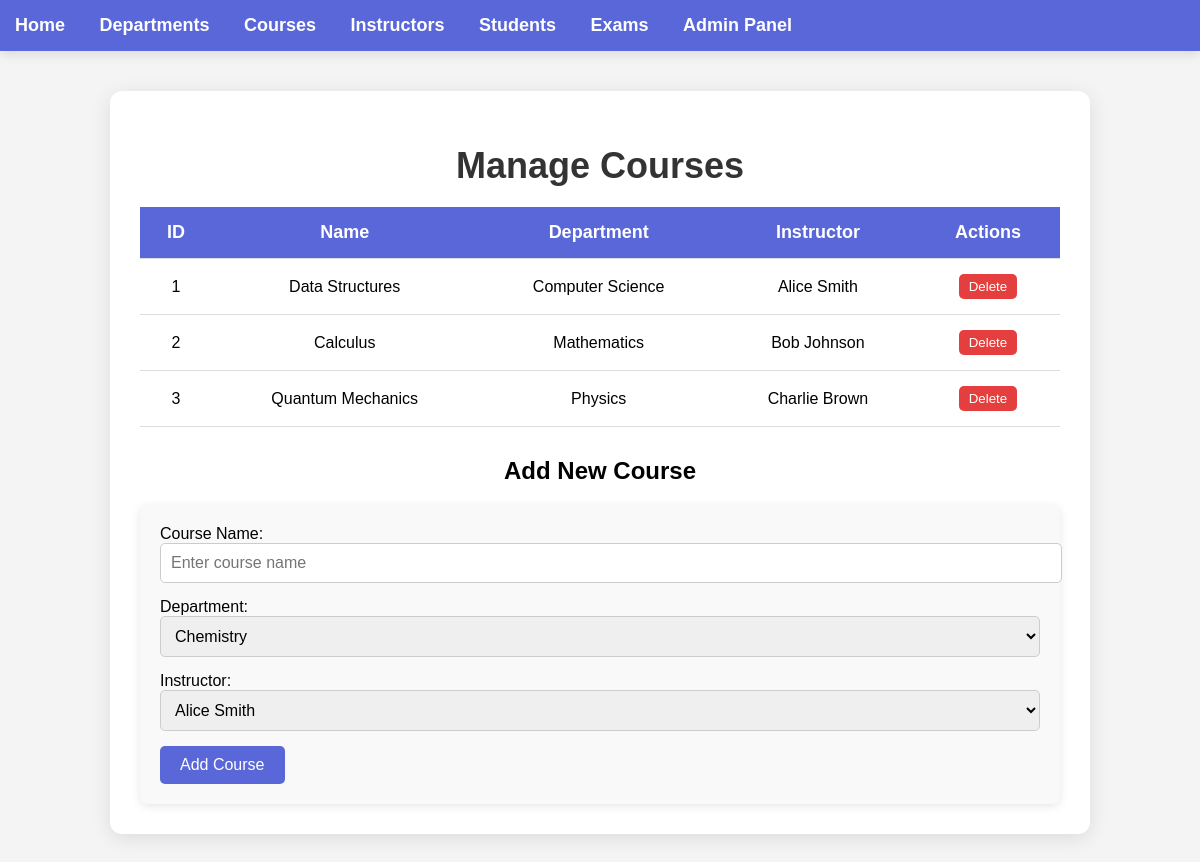
The app's page /admin/manage_courses, older data.
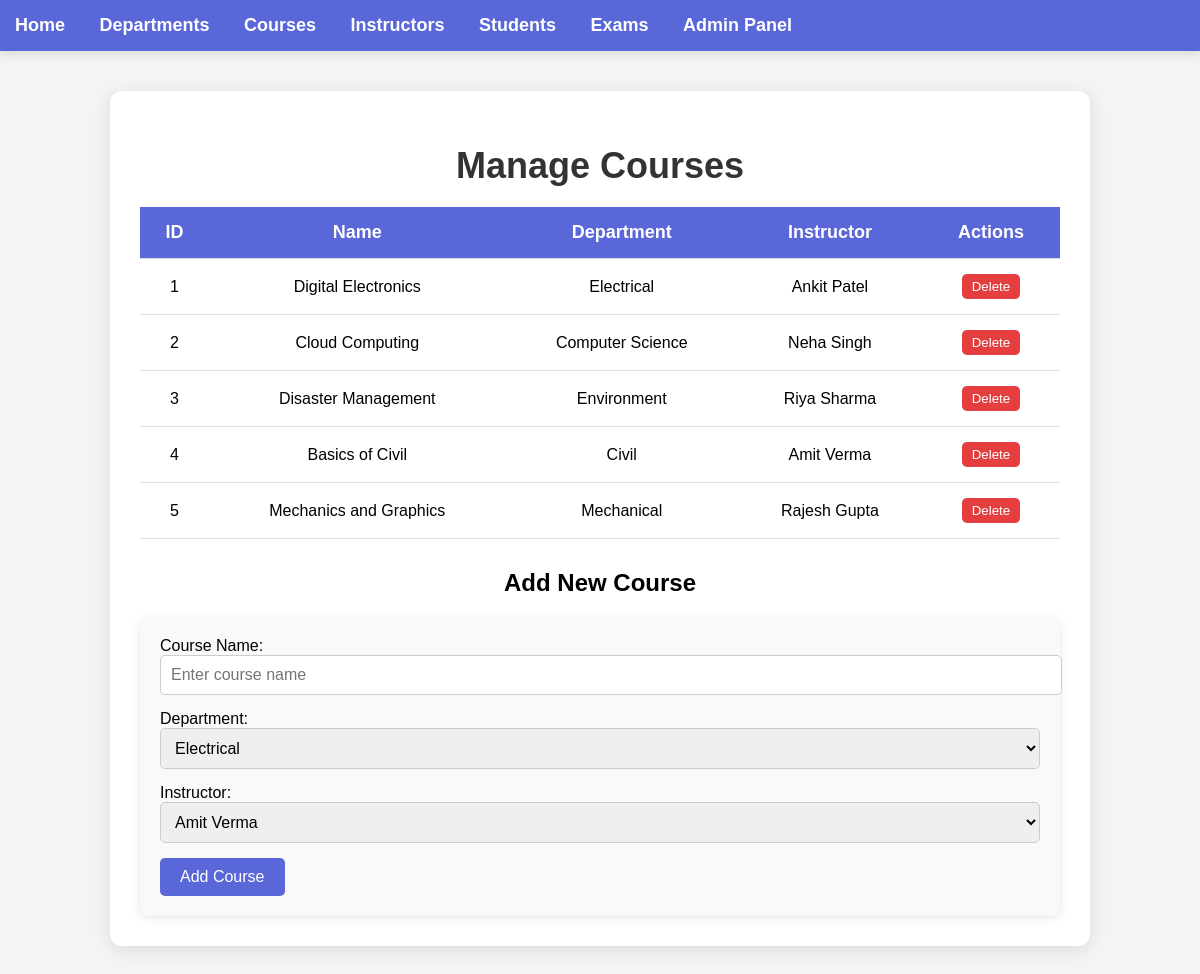
The same page, newer data.
### model.py (models this page shows)
class Course(db.Model):
    __tablename__ = 'course'
    id = db.Column(db.Integer, primary_key=True)
    name = db.Column(db.String(100), nullable=False, unique=True)
    department_id = db.Column(db.Integer, db.ForeignKey('department.id'), nullable=False)
    instructor_id = db.Column(db.Integer, db.ForeignKey('instructor.id'), nullable=False)

class Department(db.Model):
    __tablename__ = 'department'
    id = db.Column(db.Integer, primary_key=True)
    name = db.Column(db.String(100), nullable=False, unique=True)
    courses = db.relationship('Course', backref='department', lazy=True, cascade='all, delete-orphan')
    hod = db.relationship('HOD', uselist=False, back_populates='department', cascade='all, delete-orphan')

class Instructor(db.Model):
    __tablename__ = 'instructor'
    id = db.Column(db.Integer, primary_key=True)
    name = db.Column(db.String(100), nullable=False)
    courses = db.relationship('Course', backref='instructor', lazy=True, cascade='all, delete-orphan')

### app.py (the view, shortened to what this page needs)
@app.route('/admin/manage_courses', methods=['GET', 'POST'])
def admin_manage_courses():
    courses = Course.query.all()
    departments = Department.query.all()
    instructors = Instructor.query.all()
    return render_template('manage_courses.html', courses=courses, departments=departments, instructors=instructors)

### templates/manage_courses.html (shortened to what this page needs)
{% extends 'layout.html' %}
{% block content %}<!DOCTYPE html>
<html lang="en">
<head>
</head>
<body>
    <div class="container">
        <h1>Manage Courses</h1>
        <table class="course-table">
            <thead>
                <tr>
                    <th>ID</th>
                    <th>Name</th>
                    <th>Department</th>
                    <th>Instructor</th>
                    <th>Actions</th>
                </tr>
            </thead>
            <tbody>
                {% for course in courses %}
                <tr>
                    <td>{{ course.id }}</td>
                    <td>{{ course.name }}</td>
                    <td>{{ course.department.name }}</td>
                    <td>{{ course.instructor.name }}</td>
                    <td>
                        <form action="{{ url_for('delete_course', id=course.id) }}" method="POST" style="display:inline;">
                            <button type="submit" class="delete-btn">Delete</button>
                        </form>
                    </td>
                </tr>
                {% endfor %}
            </tbody>
        </table>
        <div class="form-section">
            <h2>Add New Course</h2>
            <form action="{{ url_for('add_course') }}" method="POST">
                <label for="name">Course Name:</label>
                <input type="text" id="name" name="name" placeholder="Enter course name" required>
                <label for="department_id">Department:</label>
                <select id="department_id" name="department_id" required>
                    {% for department in departments %}
                    <option value="{{ department.id }}">{{ department.name }}</option>
                    {% endfor %}
                </select>
                <label for="instructor_id">Instructor:</label>
                <select id="instructor_id" name="instructor_id" required>
                    {% for instructor in instructors %}
                    <option value="{{ instructor.id }}">{{ instructor.name }}</option>
                    {% endfor %}
                </select>
                <button type="submit">Add Course</button>
            </form>
        </div>
    </div>
</body>
</html>
{% endblock %}

Row changes from the older to the newer data that the page shows:
changed Course id 1: name "Data Structures" → "Digital Electronics"; department.name "Computer Science" → "Electrical"; instructor.name "Alice Smith" → "Ankit Patel"
changed Course id 2: name "Calculus" → "Cloud Computing"; department.name "Mathematics" → "Computer Science"; instructor.name "Bob Johnson" → "Neha Singh"
changed Course id 3: name "Quantum Mechanics" → "Disaster Management"; department.name "Physics" → "Environment"; instructor.name "Charlie Brown" → "Riya Sharma"
added Course: id "4", name "Basics of Civil", department.name "Civil", instructor.name "Amit Verma"
added Course: id "5", name "Mechanics and Graphics", department.name "Mechanical", instructor.name "Rajesh Gupta"
Text that changed along with them:
form field department_id: "Chemistry" → "Electrical"
form field instructor_id: "Alice Smith" → "Amit Verma"
